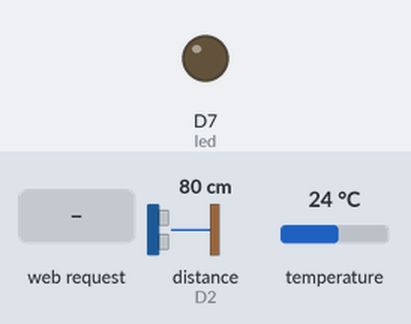
This sketch was run on a simulated ESP8266 (NodeMCU). Shown: output pins drawn as LEDs (lit = HIGH). The inputs (shaded band) are chosen by the test bench; at power-on: distance to the obstacle (sensor on D2) 80 cm, temperature 24 °C. The echo pulse lasts 58.3 µs per cm; WiFi joins after 1.5 s; servers stay silent unless stated; pins used as bus, display or sensor lines are not drawn; what the sketch prints to the serial monitor is not drawn.

Above: at 2.7 s.
2.8 s: HTTP request GET / received
At 3.4 s:
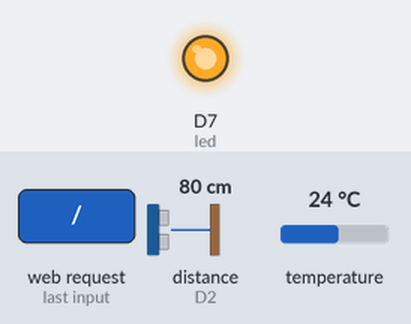
Timing chart, 0 to 6.1 s (numbered marks = the images above; inputs shaded):
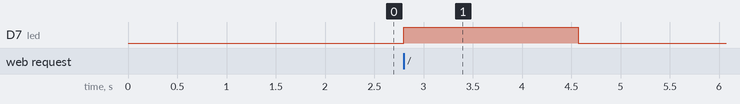

The sketch:

YetiNode.ino
```cpp
#include <ESP8266WiFi.h>
#include <WiFiClient.h>
#include <ESP8266WebServer.h>
#include <ESP8266mDNS.h>
#include <OneWire.h>
#include <DallasTemperature.h>


#define YL_PIN A0
#define YL_VCC D6
#define SR_04_TRIGGER D1
#define SR_04_ECHO D2
#define ONE_WIRE_BUS D4

const char* ssid = "YetiNode";
const char* password = "A3QALM3J";
ESP8266WebServer server(80);

OneWire oneWire(ONE_WIRE_BUS);
DallasTemperature DS18B20(&oneWire);

const int led = 13;

void handleRoot() {
  digitalWrite(led, 1);
  Serial.print("Humidity Level (0-1023): ");
  int soli_h = read_soild_humidity();
  Serial.println(soli_h);

  Serial.print("Distance(cm): ");
  long d = read_distance();
  Serial.println(d);

  Serial.print("Temperature(éC): ");
  float t = read_temperature();
  Serial.println(t);

  String out = "{ \"soli_h\":" + String(soli_h) + ",\"d\":" + String(d) + ",\"t\":" + String(t) + "}";
  server.send(200, "text/plain", out);
  digitalWrite(led, 0);
}

void handleNotFound(){
  digitalWrite(led, 1);
  String message = "File Not Found\n\n";
  message += "URI: ";
  message += server.uri();
  message += "\nMethod: ";
  message += (server.method() == HTTP_GET)?"GET":"POST";
  message += "\nArguments: ";
  message += server.args();
  message += "\n";
  for (uint8_t i=0; i<server.args(); i++){
    message += " " + server.argName(i) + ": " + server.arg(i) + "\n";
  }
  server.send(404, "text/plain", message);
  digitalWrite(led, 0);
}

int read_soild_humidity() {
  digitalWrite(YL_VCC, HIGH);
  delay(500);
  int value = analogRead(YL_PIN);
  digitalWrite(YL_VCC, LOW);
  return 1023 - value;
}

float read_temperature() {
  DS18B20.requestTemperatures();
  float temp = DS18B20.getTempCByIndex(0);

  return temp;
}

long read_distance(){
  long duration, distance;
  digitalWrite(SR_04_TRIGGER, LOW);  // Added this line
  delayMicroseconds(2); // Added this line
  digitalWrite(SR_04_TRIGGER, HIGH);
  delayMicroseconds(10); // Added this line
  digitalWrite(SR_04_TRIGGER, LOW);

  duration = pulseIn(SR_04_ECHO, HIGH);
  distance = (duration/2) / 29.1;

  if (distance >= 200 || distance <= 0){
    distance = 0;
    Serial.println("Out of range");
  }
  delay(500);

  return distance;
}

void setup(void){
  // Init the humidity sensor board
  pinMode(YL_VCC, OUTPUT);
  digitalWrite(YL_VCC, LOW);

  //init the distance sensor
  pinMode(SR_04_TRIGGER, OUTPUT);
  pinMode(SR_04_ECHO, INPUT);

  pinMode(led, OUTPUT);
  digitalWrite(led, 0);
  Serial.begin(115200);
  WiFi.begin(ssid, password);
  Serial.println("");

  // Wait for connection
  while (WiFi.status() != WL_CONNECTED) {
    delay(500);
    Serial.print(".");
  }
  Serial.println("");
  Serial.print("Connected to ");
  Serial.println(ssid);
  Serial.print("IP address: ");
  Serial.println(WiFi.localIP());

  if (MDNS.begin("esp8266")) {
    Serial.println("MDNS responder started");
  }

  server.on("/", handleRoot);

  server.on("/inline", [](){
    server.send(200, "text/plain", "this works as well");
  });

  server.onNotFound(handleNotFound);

  server.begin();
  Serial.println("HTTP server started");
}

void loop(void){
  server.handleClient();
}
```

Measured:
- after the input at 2.8 s, D7 (led): LOW → HIGH at once, → LOW 1.8 s later
